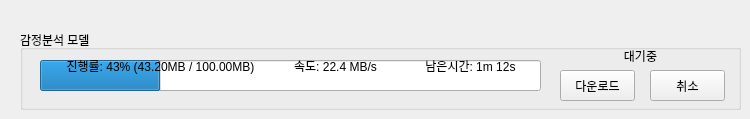
          <widget class="QWidget" name="tab_5">
           <attribute name="title">
            <string>Etc</string>
           </attribute>
           <widget class="QGroupBox" name="groupBox_41">
            <property name="geometry">
             <rect>
              <x>20</x>
              <y>30</y>
              <width>721</width>
              <height>80</height>
             </rect>
            </property>
            <property name="title">
             <string>감정분석 모델</string>
            </property>
            <widget class="QProgressBar" name="EmotionProgressBar">
             <property name="geometry">
              <rect>
               <x>20</x>
               <y>30</y>
               <width>501</width>
               <height>31</height>
              </rect>
             </property>
             <property name="value">
              <number>24</number>
             </property>
             <property name="textVisible">
              <bool>false</bool>
             </property>
            </widget>
            <widget class="QPushButton" name="EmotionCancelButton">
             <property name="geometry">
              <rect>
               <x>630</x>
               <y>40</y>
               <width>75</width>
               <height>31</height>
              </rect>
             </property>
             <property name="text">
              <string>취소</string>
             </property>
            </widget>
            <widget class="QLabel" name="EmotionSpeedLabel">
             <property name="geometry">
              <rect>
               <x>260</x>
               <y>20</y>
               <width>111</width>
               <height>31</height>
              </rect>
             </property>
             <property name="text">
              <string>속도: 22.4 MB/s</string>
             </property>
             <property name="alignment">
              <set>Qt::AlignCenter</set>
             </property>
            </widget>
            <widget class="QLabel" name="EmotionPercentLabel">
             <property name="geometry">
              <rect>
               <x>30</x>
               <y>20</y>
               <width>221</width>
               <height>31</height>
              </rect>
             </property>
             <property name="text">
              <string>진행률: 43% (43.20MB / 100.00MB)</string>
             </property>
             <property name="alignment">
              <set>Qt::AlignCenter</set>
             </property>
            </widget>
            <widget class="QLabel" name="EmotionEtaLabel">
             <property name="geometry">
              <rect>
               <x>390</x>
               <y>20</y>
               <width>121</width>
               <height>31</height>
              </rect>
             </property>
             <property name="text">
              <string>남은시간: 1m 12s</string>
             </property>
             <property name="alignment">
              <set>Qt::AlignCenter</set>
             </property>
            </widget>
            <widget class="QLabel" name="EmotionStatusLabel">
             <property name="geometry">
              <rect>
               <x>540</x>
               <y>10</y>
               <width>161</width>
               <height>31</height>
              </rect>
             </property>
             <property name="text">
              <string>대기중</string>
             </property>
             <property name="alignment">
              <set>Qt::AlignCenter</set>
             </property>
            </widget>
            <widget class="QPushButton" name="EmotionDownloadButton">
             <property name="geometry">
              <rect>
               <x>540</x>
               <y>40</y>
               <width>75</width>
               <height>31</height>
              </rect>
             </property>
             <property name="text">
              <string>다운로드</string>
             </property>
            </widget>
           </widget>
          </widget>
